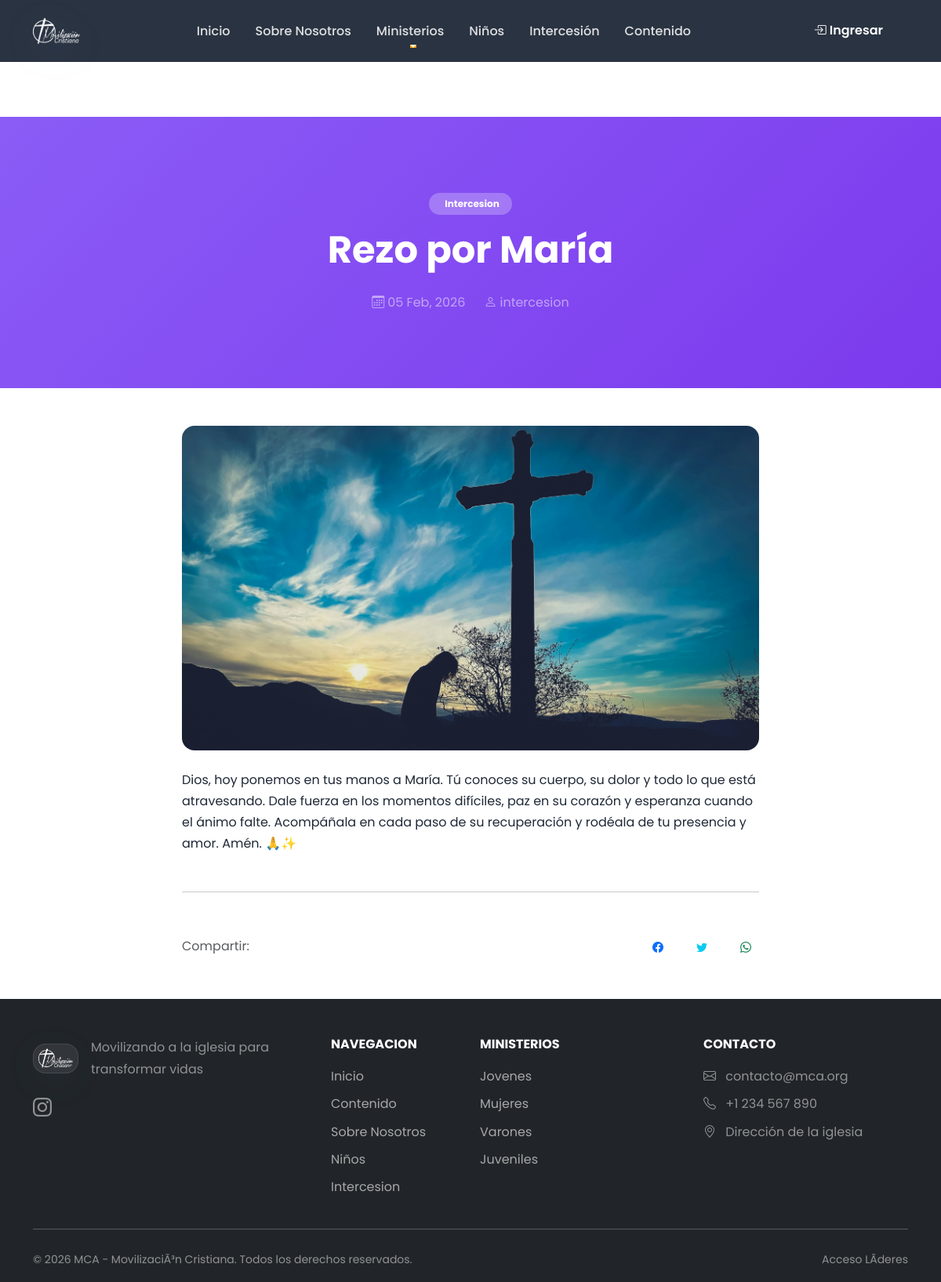
The page /publicacion.php?id=5 on the database its author committed.
### tables this page shows
CREATE TABLE `publicaciones` (
  `id` int(11) NOT NULL,
  `titulo` varchar(200) NOT NULL,
  `slug` varchar(200) NOT NULL,
  `contenido` text NOT NULL,
  `extracto` text DEFAULT NULL,
  `imagen` varchar(255) DEFAULT NULL,
  `seccion` enum('jovenes','mujeres','varones','juveniles','evangelismo','intercesion') NOT NULL,
  `autor_id` int(11) NOT NULL,
  `is_published` tinyint(1) NOT NULL DEFAULT 0,
  `published_at` timestamp NULL DEFAULT NULL,
  `created_at` timestamp NOT NULL DEFAULT current_timestamp(),
  `updated_at` timestamp NOT NULL DEFAULT current_timestamp() ON UPDATE current_timestamp(),
  `estado` varchar(20) DEFAULT 'publicado',
  `video_url` varchar(255) DEFAULT NULL,
  `vistas` int(11) DEFAULT 0
);

CREATE TABLE `users` (
  `id` int(11) NOT NULL,
  `username` varchar(50) NOT NULL,
  `email` varchar(100) NOT NULL,
  `password` varchar(255) NOT NULL,
  `full_name` varchar(100) NOT NULL,
  `phone` varchar(20) DEFAULT NULL,
  `role` enum('admin','supervisor','lider','admin_jovenes','admin_mujeres','admin_varones','admin_juveniles','admin_evangelismo','admin_intercesion','user') NOT NULL DEFAULT 'user',
  `is_active` tinyint(1) NOT NULL DEFAULT 1,
  `created_at` timestamp NOT NULL DEFAULT current_timestamp(),
  `updated_at` timestamp NOT NULL DEFAULT current_timestamp() ON UPDATE current_timestamp()
);

### includes/functions.php (called while the page is built, shortened)
<?php
function sanitize($input) {
    return htmlspecialchars(trim($input), ENT_QUOTES, 'UTF-8');
}
function formatDate($date, $format = 'd/m/Y') {
    return date($format, strtotime($date));
}

### publicacion.php (the view, shortened to what this page needs)
<?php
require_once __DIR__ . '/includes/header.php';
$id = (int)($_GET['id'] ?? 0);
$pdo = getConnection();
$stmt = $pdo->prepare("SELECT p.*, u.full_name as autor_nombre FROM publicaciones p JOIN users u ON p.autor_id = u.id WHERE p.id = ?");
$stmt->execute([$id]);
$post = $stmt->fetch();
$sectionColors = [
    'jovenes' => ['bg' => 'linear-gradient(135deg, #6366f1, #8b5cf6)', 'icon' => 'bi-lightning-fill'],
    'mujeres' => ['bg' => 'linear-gradient(135deg, #ec4899, #f43f5e)', 'icon' => 'bi-flower1'],
    'varones' => ['bg' => 'linear-gradient(135deg, #10b981, #059669)', 'icon' => 'bi-shield-fill'],
    'juveniles' => ['bg' => 'linear-gradient(135deg, #f59e0b, #f97316)', 'icon' => 'bi-stars'],
    'niños' => ['bg' => 'linear-gradient(135deg, #8b5cf6, #a855f7)', 'icon' => 'bi-stars'],
    'intercesion' => ['bg' => 'linear-gradient(135deg, #8b5cf6, #7c3aed)', 'icon' => 'bi-pray'],
];
$sectionStyle = $sectionColors[$post['seccion']] ?? $sectionColors['jovenes'];
?>
<section class="py-5 text-white" style="background: <?= $sectionStyle['bg'] ?>; margin-top: 70px;">
    <div class="container py-5">
        <div class="row justify-content-center">
            <div class="col-lg-8 text-center">
                <a href="<?= BASE_URL ?>/<?= $post['seccion'] ?>.php" class="badge bg-white bg-opacity-25 text-white mb-3 px-3 py-2 rounded-pill text-decoration-none">
                    <?= ucfirst($post['seccion']) ?>
                </a>
                <h1 class="display-5 fw-bold mb-4"><?= sanitize($post['titulo']) ?></h1>
                <div class="d-flex justify-content-center gap-4 text-white-50">
                    <span><i class="bi bi-calendar3 me-1"></i><?= formatDate($post['created_at'], 'd M, Y') ?></span>
                    <span><i class="bi bi-person me-1"></i><?= sanitize($post['autor_nombre']) ?></span>
                </div>
            </div>
        </div>
    </div>
</section>
<section class="py-5">
    <div class="container">
        <div class="row justify-content-center">
            <div class="col-lg-8">
                <?php if ($post['imagen']): ?>
                <img src="<?= BASE_URL . $post['imagen'] ?>" class="img-fluid rounded-4 mb-4 w-100" alt="<?= sanitize($post['titulo']) ?>">
                <?php endif; ?>
                <article class="blog-content">
                    <?= nl2br($post['contenido']) ?>
                </article>
                <hr class="my-5">
                <div class="d-flex align-items-center justify-content-between">
                    <span class="text-muted">Compartir:</span>
                    <div class="d-flex gap-2">
                        <a href="https://www.facebook.com/sharer/sharer.php?u=<?= urlencode(BASE_URL . '/publicacion.php?id=' . $post['id']) ?>"
                            target="_blank" class="btn btn-outline-primary btn-sm rounded-circle" style="width: 40px; height: 40px;">
                            <i class="bi bi-facebook"></i>
                        </a>
                        <a href="https://twitter.com/intent/tweet?url=<?= urlencode(BASE_URL . '/publicacion.php?id=' . $post['id']) ?>&text=<?= urlencode($post['titulo']) ?>"
                            target="_blank" class="btn btn-outline-info btn-sm rounded-circle" style="width: 40px; height: 40px;">
                            <i class="bi bi-twitter"></i>
                        </a>
                        <a href="https://wa.me/?text=<?= urlencode($post['titulo'] . ' ' . BASE_URL . '/publicacion.php?id=' . $post['id']) ?>"
                            target="_blank" class="btn btn-outline-success btn-sm rounded-circle" style="width: 40px; height: 40px;">
                            <i class="bi bi-whatsapp"></i>
                        </a>
                    </div>
                </div>
            </div>
        </div>
    </div>
</section>
<?php require_once __DIR__ . '/includes/footer.php'; ?>

### public/css/diseño.css (style rules this page uses)
:root { --primary-color: #4599FE; --primary-dark: #2f7CE6; --primary-light: #74B9FF; --secondary-color: #f59e0b; --secondary-dark: #d97706; --accent-color: #10b981; --dark-color: #1f2937; --light-color: #f3f4f6; --gradient-primary: linear-gradient(135deg, #4599FE 0%, #6FB8FF 50%, #8BD0FF 100%); --gradient-secondary: linear-gradient(135deg, #f59e0b 0%, #ef4444 100%); --gradient-accent: linear-gradient(135deg, #10b981 0%, #06b6d4 100%); --gradient-dark: linear-gradient(135deg, #1f2937 0%, #374151 100%); --font-primary: 'Poppins', sans-serif; --font-display: 'Playfair Display', serif; --shadow-sm: 0 1px 2px rgba(0,0,0,0.05); --shadow-md: 0 4px 6px -1px rgba(0,0,0,0.1), 0 2px 4px -1px rgba(0,0,0,0.06); --shadow-lg: 0 10px 15px -3px rgba(0,0,0,0.1), 0 4px 6px -2px rgba(0,0,0,0.05); --shadow-xl: 0 20px 25px -5px rgba(0,0,0,0.1), 0 10px 10px -5px rgba(0,0,0,0.04); --border-radius: 12px; --transition: all 0.3s ease; }
* { margin: 0; padding: 0; box-sizing: border-box; }
body { font-family: var(--font-primary); font-size: 16px; line-height: 1.7; color: var(--dark-color); background-color: #ffffff; overflow-x: hidden; }
html { overflow-x: hidden; }
h1, h2, h3, h4, h5, h6 { font-family: var(--font-primary); font-weight: 600; line-height: 1.3; margin-bottom: 1rem; }
a { text-decoration: none; transition: var(--transition); }
img { max-width: 100%; height: auto; }
.btn { font-weight: 600; padding: 0.75rem 1.5rem; border-radius: 50px; transition: var(--transition); border: none; }
section { padding: 5rem 0; }
.container, .container-fluid, .row { box-sizing: border-box; }

### rows shown on the page
publicaciones: seccion "Intercesion", titulo "Rezo por María", created_at "05 Feb, 2026", autor.full_name "intercesion", imagen (picture), contenido "Dios, hoy ponemos en tus manos a María. Tú conoces su cuerpo, su dolor y todo lo que está atravesando. Dale fuerza en los momentos difíciles, paz en su corazón y esperanza cuando el ánimo falte. Acompáñala en cada paso de su recuperación y rodéala de tu presencia y amor. Amén. 🙏✨"

### other values the page prints
getSetting('site_email', 'contacto@mca.org') "contacto@mca.org"
getSetting('site_phone', '+56 9 1234 5678') "+1 234 567 890"
getSetting('site_address', 'Santiago, Chile') "Dirección de la iglesia"
